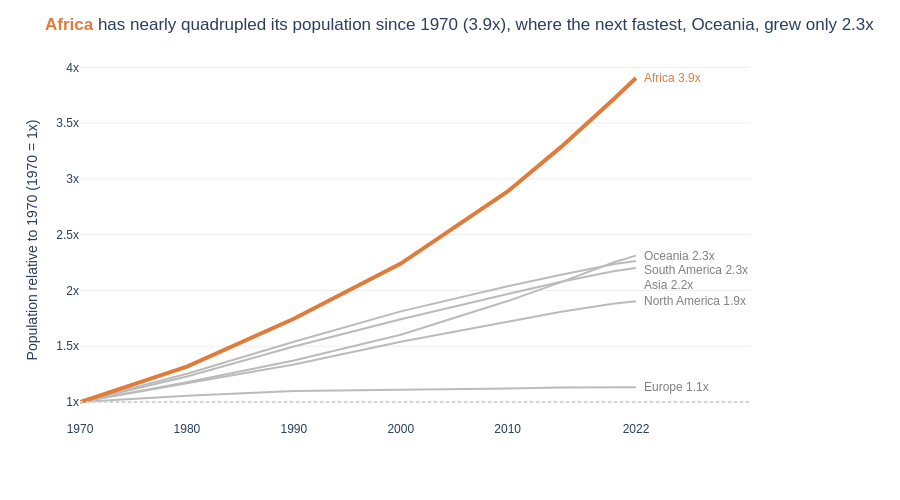

The notebook cell this image was saved under:
### Markdown cell above
**Chart choice & justification:** *Which chart did you choose, and why? Justify design choices.

Here, I decided to use a line chart because the question asks about change over time, in other words; the trend. A line implies that the values are continuous across the years, which is appropriate for this dataset. Since the sizes of the continents differ significantly, I indexed the population data relative to 1970 (where 1970 = 1x). This allows for a comparison of the continents on the same scale, addressing the Q1's focus on growth “relative to its 1970 size.” I used a gray color palette with a highlight Africa(the fastest-growing continent) is showcased in orange and with a thicker line, while the others serve as gray context. Instead of a legend, I just labeled directly, which eliminates the need for the eye to shift back and forth between the lines and a separate legend. A dotted reference line at the 1x mark indicates the “no growth” threshold. In the title, the word “Africa” is written in the same color used for its corresponding line in the chart.

- As a note: "Orange" color represents Africa throughout the questions (also in Q2 and Q7 as well).

### Code cell
# Q1
cont = df_long.groupby(['Continent', 'Year'], as_index=False)['Population'].sum()
cont['Growth'] = cont['Population'] / cont.groupby('Continent')['Population'].transform('first')   # 1970 = 1x

last = cont.loc[cont['Year'] == 2022].sort_values('Growth', ascending=False)
fastest, runner = last.iloc[0], last.iloc[1]

colors = {c: (ORANGE if c == fastest['Continent'] else GREY) for c in cont['Continent'].unique()}

fig = px.line(cont, x='Year', y='Growth', color='Continent', color_discrete_map=colors,
              category_orders={'Continent': last['Continent'].tolist()[::-1]},   # highlighted line drawn last = on top
              template='plotly_white', height=500,
              hover_data={'Growth': ':.2f', 'Population': ':,'})
fig.update_traces(line=dict(width=2))
fig.update_traces(line=dict(width=4), selector=dict(name=fastest['Continent']))

# Direct labels at the end of each line (nudged apart so they don't overlap)
label_y = last['Growth'].tolist()
for i in range(1, len(label_y)):
    label_y[i] = min(label_y[i], label_y[i - 1] - 0.13)
for (_, row), ly in zip(last.iterrows(), label_y):
    is_top = row['Continent'] == fastest['Continent']
    fig.add_annotation(x=2022, y=ly, text=f"{row['Continent']} {row['Growth']:.1f}x", showarrow=False,
                       xanchor='left', xshift=6, font=dict(color=ORANGE if is_top else 'grey', size=12))

fig.add_hline(y=1, line_dash='dot', line_color='lightgrey')   # 1x = no growth

fig.update_layout(
    title=(f"<span style='color:{ORANGE}'><b>{fastest['Continent']}</b></span> has nearly quadrupled its population "
           f"since 1970 ({fastest['Growth']:.1f}x), where the next fastest, {runner['Continent']}, grew only {runner['Growth']:.1f}x"),
    font=dict(family='Arial', size=12), showlegend=False, margin=dict(r=150),
    xaxis=dict(title='', showgrid=False, tickvals=[1970, 1980, 1990, 2000, 2010, 2022]),
    yaxis=dict(title='Population relative to 1970 (1970 = 1x)', ticksuffix='x', gridcolor='#EEEEEE'))
save_and_show(fig, 'q1_line')

### Figure 1 — Plotly figure (JSON) as saved in the notebook; plotly's stock layout.template omitted (floating-point values rounded to 4 significant figures)
{"data": [{"customdata": [[655923991], [692527159], [720320797], [726093423], [735613934], [741535608], [745792196], [743147538]], "hovertemplate": "Continent=Europe<br>Year=%{x}<br>Growth=%{y:.2f}<br>Population=%{customdata[0]:,}<extra></extra>", "legendgroup": "Europe", "line": {"color": "#BBBBBB", "dash": "solid", "width": 2}, "marker": {"symbol": "circle"}, "mode": "lines", "name": "Europe", "orientation": "v", "showlegend": true, "x": [1970, 1980, 1990, 2000, 2010, 2015, 2020, 2022], "xaxis": "x", "y": [1, 1.056, 1.098, 1.107, 1.121, 1.131, 1.137, 1.133], "yaxis": "y", "type": "scatter"}, {"customdata": [[315434606], [368293361], [421266425], [486069584], [542720651], [570383850], [594236593], [600296136]], "hovertemplate": "Continent=North America<br>Year=%{x}<br>Growth=%{y:.2f}<br>Population=%{customdata[0]:,}<extra></extra>", "legendgroup": "North America", "line": {"color": "#BBBBBB", "dash": "solid", "width": 2}, "marker": {"symbol": "circle"}, "mode": "lines", "name": "North America", "orientation": "v", "showlegend": true, "x": [1970, 1980, 1990, 2000, 2010, 2015, 2020, 2022], "xaxis": "x", "y": [1, 1.168, 1.336, 1.541, 1.721, 1.808, 1.884, 1.903], "yaxis": "y", "type": "scatter"}, {"customdata": [[2144906290], [2635334228], [3210563577], [3735089604], [4220041327], [4458250182], [4663086535], [4721383274]], "hovertemplate": "Continent=Asia<br>Year=%{x}<br>Growth=%{y:.2f}<br>Population=%{customdata[0]:,}<extra></extra>", "legendgroup": "Asia", "line": {"color": "#BBBBBB", "dash": "solid", "width": 2}, "marker": {"symbol": "circle"}, "mode": "lines", "name": "Asia", "orientation": "v", "showlegend": true, "x": [1970, 1980, 1990, 2000, 2010, 2015, 2020, 2022], "xaxis": "x", "y": [1, 1.229, 1.497, 1.741, 1.967, 2.079, 2.174, 2.201], "yaxis": "y", "type": "scatter"}, {"customdata": [[192947156], [241789006], [297146415], [349634282], [393078250], [413134396], [431530043], [436816608]], "hovertemplate": "Continent=South America<br>Year=%{x}<br>Growth=%{y:.2f}<br>Population=%{customdata[0]:,}<extra></extra>", "legendgroup": "South America", "line": {"color": "#BBBBBB", "dash": "solid", "width": 2}, "marker": {"symbol": "circle"}, "mode": "lines", "name": "South America", "orientation": "v", "showlegend": true, "x": [1970, 1980, 1990, 2000, 2010, 2015, 2020, 2022], "xaxis": "x", "y": [1, 1.253, 1.54, 1.812, 2.037, 2.141, 2.237, 2.264], "yaxis": "y", "type": "scatter"}, {"customdata": [[19480270], [22920240], [26743822], [31222778], [37102764], [40403283], [43933426], [45038554]], "hovertemplate": "Continent=Oceania<br>Year=%{x}<br>Growth=%{y:.2f}<br>Population=%{customdata[0]:,}<extra></extra>", "legendgroup": "Oceania", "line": {"color": "#BBBBBB", "dash": "solid", "width": 2}, "marker": {"symbol": "circle"}, "mode": "lines", "name": "Oceania", "orientation": "v", "showlegend": true, "x": [1970, 1980, 1990, 2000, 2010, 2015, 2020, 2022], "xaxis": "x", "y": [1, 1.177, 1.373, 1.603, 1.905, 2.074, 2.255, 2.312], "yaxis": "y", "type": "scatter"}, {"customdata": [[365444348], [481536377], [638150629], [818946032], [1055228072], [1201102442], [1360671810], [1426730932]], "hovertemplate": "Continent=Africa<br>Year=%{x}<br>Growth=%{y:.2f}<br>Population=%{customdata[0]:,}<extra></extra>", "legendgroup": "Africa", "line": {"color": "#E07B39", "dash": "solid", "width": 4}, "marker": {"symbol": "circle"}, "mode": "lines", "name": "Africa", "orientation": "v", "showlegend": true, "x": [1970, 1980, 1990, 2000, 2010, 2015, 2020, 2022], "xaxis": "x", "y": [1, 1.318, 1.746, 2.241, 2.888, 3.287, 3.723, 3.904], "yaxis": "y", "type": "scatter"}], "layout": {"xaxis": {"anchor": "y", "domain": [0, 1], "title": {"text": ""}, "showgrid": false, "tickvals": [1970, 1980, 1990, 2000, 2010, 2022]}, "yaxis": {"anchor": "x", "domain": [0, 1], "title": {"text": "Population relative to 1970 (1970 = 1x)"}, "ticksuffix": "x", "gridcolor": "#EEEEEE"}, "legend": {"title": {"text": "Continent"}, "tracegroupgap": 0}, "margin": {"t": 60, "r": 150}, "height": 500, "annotations": [{"font": {"color": "#E07B39", "size": 12}, "showarrow": false, "text": "Africa 3.9x", "x": 2022, "xanchor": "left", "xshift": 6, "y": 3.904}, {"font": {"color": "grey", "size": 12}, "showarrow": false, "text": "Oceania 2.3x", "x": 2022, "xanchor": "left", "xshift": 6, "y": 2.312}, {"font": {"color": "grey", "size": 12}, "showarrow": false, "text": "South America 2.3x", "x": 2022, "xanchor": "left", "xshift": 6, "y": 2.182}, {"font": {"color": "grey", "size": 12}, "showarrow": false, "text": "Asia 2.2x", "x": 2022, "xanchor": "left", "xshift": 6, "y": 2.052}, {"font": {"color": "grey", "size": 12}, "showarrow": false, "text": "North America 1.9x", "x": 2022, "xanchor": "left", "xshift": 6, "y": 1.903}, {"font": {"color": "grey", "size": 12}, "showarrow": false, "text": "Europe 1.1x", "x": 2022, "xanchor": "left", "xshift": 6, "y": 1.133}], "shapes": [{"line": {"color": "lightgrey", "dash": "dot"}, "type": "line", "x0": 0, "x1": 1, "xref": "x domain", "y0": 1, "y1": 1, "yref": "y"}], "font": {"family": "Arial", "size": 12}, "title": {"text": "<span style='color:#E07B39'><b>Africa</b></span> has nearly quadrupled its population since 1970 (3.9x), where the next fastest, Oceania, grew only 2.3x"}, "showlegend": false}}
